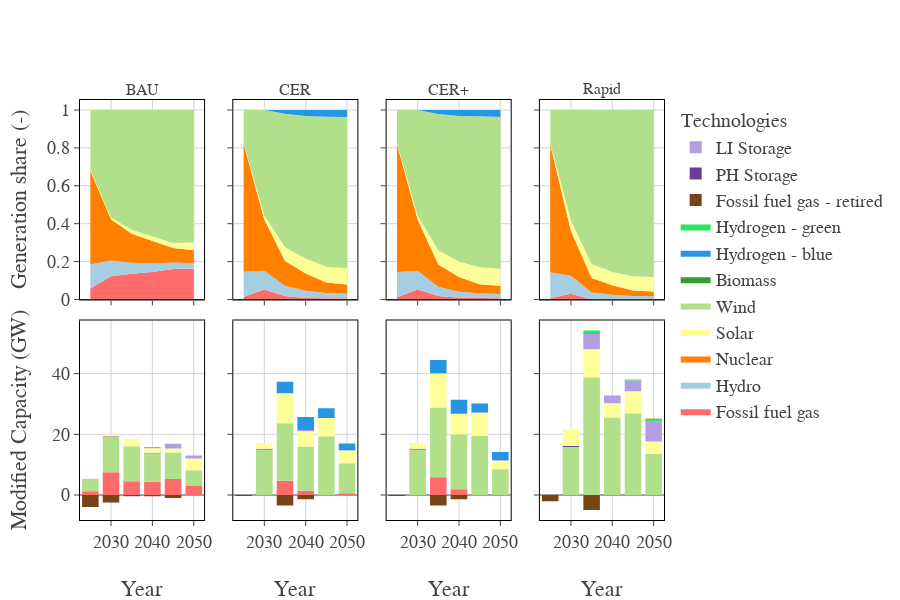

The notebook cell this image was saved under:
### Code cell
from plotly.subplots import make_subplots

nb_rows = 2 # the number of rows in your plot
nb_cols = 4 # the number of columns in your plot
copper_fig = make_subplots(rows=nb_rows, cols=nb_cols, shared_xaxes=True, vertical_spacing=0.05, subplot_titles=("BAU", "CER", "CER+", "Rapid"))

legend_entries = []
for i, data in enumerate(gen_sharefig.data):
    xax = data["xaxis"].replace("x","")
    xax = 1 if xax=="" else int(xax)
    data["legendgroup"] = "gentechs"
    data["legendgrouptitle_text"] = "Technologies"
    name = data["name"]
    show_legend = name not in legend_entries
    if show_legend:
        legend_entries.append(name)
    data["showlegend"] = show_legend
    copper_fig.add_trace(data, col=xax, row=1)

for i, data in enumerate(scen_cap_fig.data):
    xax = data["xaxis"].replace("x","")
    xax = 1 if xax=="" else int(xax)
    data["legendgroup"] = "gentechs"
    # data["legendgrouptitle_text"] = "Generators"
    name = data["name"]
    show_legend = name not in legend_entries
    if show_legend:
        legend_entries.append(name)
    data["showlegend"] = show_legend
    copper_fig.add_trace(data, col=xax, row=2)

for row in range(nb_rows):
    match_y = "y" if row == 0 else f"y{row * nb_cols + 1}"
    for col in range(nb_cols):
        copper_fig.update_yaxes(showticklabels=col==0,matches=match_y, row=row + 1, col=col + 1)
sciencify_plotly_fig(copper_fig)

copper_fig.update_layout(barmode='relative', width=900, height=600, 
    yaxis1_title="Generation share (-)",
    yaxis5_title="Modified Capacity (GW)",
    xaxis5_title="Year",
    xaxis6_title="Year",
    xaxis7_title="Year",
    xaxis8_title="Year",
    font_family="cm",
    font_size=18,
    legend_traceorder="reversed"
    )
copper_fig.write_image("copper_results.svg")
copper_fig

### Figure 1 — Plotly figure (JSON) as saved in the notebook; plotly's stock layout.template omitted (floating-point values rounded to 4 significant figures)
{"data": [{"fillcolor": "#ff6b6b", "fillpattern": {"shape": ""}, "hovertemplate": "Generator=Fossil fuel gas<br>scenario=BAU<br>pds=%{x}<br>value=%{y}<extra></extra>", "legendgroup": "gentechs", "legendgrouptitle": {"text": "Technologies"}, "line": {"color": "#ff6b6b", "width": 0}, "marker": {"symbol": "circle"}, "mode": "lines", "name": "Fossil fuel gas", "orientation": "v", "showlegend": true, "stackgroup": "1", "type": "scatter", "x": [2025, 2030, 2035, 2040, 2045, 2050], "xaxis": "x", "y": [0.05798, 0.1228, 0.1358, 0.1452, 0.1614, 0.1632], "yaxis": "y"}, {"fillcolor": "#ff6b6b", "fillpattern": {"shape": ""}, "hovertemplate": "Generator=Fossil fuel gas<br>scenario=CER<br>pds=%{x}<br>value=%{y}<extra></extra>", "legendgroup": "gentechs", "legendgrouptitle": {"text": "Technologies"}, "line": {"color": "#ff6b6b", "width": 0}, "marker": {"symbol": "circle"}, "mode": "lines", "name": "Fossil fuel gas", "orientation": "v", "showlegend": false, "stackgroup": "1", "type": "scatter", "x": [2025, 2030, 2035, 2040, 2045, 2050], "xaxis": "x2", "y": [0.0131, 0.05257, 0.01863, 0.008283, 0.006503, 0.006305], "yaxis": "y2"}, {"fillcolor": "#ff6b6b", "fillpattern": {"shape": ""}, "hovertemplate": "Generator=Fossil fuel gas<br>scenario=CER+<br>pds=%{x}<br>value=%{y}<extra></extra>", "legendgroup": "gentechs", "legendgrouptitle": {"text": "Technologies"}, "line": {"color": "#ff6b6b", "width": 0}, "marker": {"symbol": "circle"}, "mode": "lines", "name": "Fossil fuel gas", "orientation": "v", "showlegend": false, "stackgroup": "1", "type": "scatter", "x": [2025, 2030, 2035, 2040, 2045, 2050], "xaxis": "x3", "y": [0.0115, 0.05262, 0.019, 0.009247, 0.007375, 0.006664], "yaxis": "y3"}, {"fillcolor": "#ff6b6b", "fillpattern": {"shape": ""}, "hovertemplate": "Generator=Fossil fuel gas<br>scenario=Rapid<br>pds=%{x}<br>value=%{y}<extra></extra>", "legendgroup": "gentechs", "legendgrouptitle": {"text": "Technologies"}, "line": {"color": "#ff6b6b", "width": 0}, "marker": {"symbol": "circle"}, "mode": "lines", "name": "Fossil fuel gas", "orientation": "v", "showlegend": false, "stackgroup": "1", "type": "scatter", "x": [2025, 2030], "xaxis": "x4", "y": [0.006938, 0.03038], "yaxis": "y4"}, {"fillcolor": "#a6cee3", "fillpattern": {"shape": ""}, "hovertemplate": "Generator=Hydro<br>scenario=BAU<br>pds=%{x}<br>value=%{y}<extra></extra>", "legendgroup": "gentechs", "legendgrouptitle": {"text": "Technologies"}, "line": {"color": "#a6cee3", "width": 0}, "marker": {"symbol": "circle"}, "mode": "lines", "name": "Hydro", "orientation": "v", "showlegend": true, "stackgroup": "1", "type": "scatter", "x": [2025, 2030, 2035, 2040, 2045, 2050], "xaxis": "x", "y": [0.1277, 0.08284, 0.05758, 0.04446, 0.0335, 0.02849], "yaxis": "y"}, {"fillcolor": "#a6cee3", "fillpattern": {"shape": ""}, "hovertemplate": "Generator=Hydro<br>scenario=CER<br>pds=%{x}<br>value=%{y}<extra></extra>", "legendgroup": "gentechs", "legendgrouptitle": {"text": "Technologies"}, "line": {"color": "#a6cee3", "width": 0}, "marker": {"symbol": "circle"}, "mode": "lines", "name": "Hydro", "orientation": "v", "showlegend": false, "stackgroup": "1", "type": "scatter", "x": [2025, 2030, 2035, 2040, 2045, 2050], "xaxis": "x2", "y": [0.1338, 0.0994, 0.05382, 0.03813, 0.02772, 0.02449], "yaxis": "y2"}, {"fillcolor": "#a6cee3", "fillpattern": {"shape": ""}, "hovertemplate": "Generator=Hydro<br>scenario=CER+<br>pds=%{x}<br>value=%{y}<extra></extra>", "legendgroup": "gentechs", "legendgrouptitle": {"text": "Technologies"}, "line": {"color": "#a6cee3", "width": 0}, "marker": {"symbol": "circle"}, "mode": "lines", "name": "Hydro", "orientation": "v", "showlegend": false, "stackgroup": "1", "type": "scatter", "x": [2025, 2030, 2035, 2040, 2045, 2050], "xaxis": "x3", "y": [0.1343, 0.09939, 0.04808, 0.03207, 0.02512, 0.02283], "yaxis": "y3"}, {"fillcolor": "#a6cee3", "fillpattern": {"shape": ""}, "hovertemplate": "Generator=Hydro<br>scenario=Rapid<br>pds=%{x}<br>value=%{y}<extra></extra>", "legendgroup": "gentechs", "legendgrouptitle": {"text": "Technologies"}, "line": {"color": "#a6cee3", "width": 0}, "marker": {"symbol": "circle"}, "mode": "lines", "name": "Hydro", "orientation": "v", "showlegend": false, "stackgroup": "1", "type": "scatter", "x": [2025, 2030, 2035, 2040, 2045, 2050], "xaxis": "x4", "y": [0.1359, 0.09432, 0.03691, 0.0254, 0.01902, 0.01656], "yaxis": "y4"}, {"fillcolor": "#ff7f00", "fillpattern": {"shape": ""}, "hovertemplate": "Generator=Nuclear<br>scenario=BAU<br>pds=%{x}<br>value=%{y}<extra></extra>", "legendgroup": "gentechs", "legendgrouptitle": {"text": "Technologies"}, "line": {"color": "#ff7f00", "width": 0}, "marker": {"symbol": "circle"}, "mode": "lines", "name": "Nuclear", "orientation": "v", "showlegend": true, "stackgroup": "1", "type": "scatter", "x": [2025, 2030, 2035, 2040, 2045, 2050], "xaxis": "x", "y": [0.4951, 0.2179, 0.1541, 0.1194, 0.07651, 0.06824], "yaxis": "y"}, {"fillcolor": "#ff7f00", "fillpattern": {"shape": ""}, "hovertemplate": "Generator=Nuclear<br>scenario=CER<br>pds=%{x}<br>value=%{y}<extra></extra>", "legendgroup": "gentechs", "legendgrouptitle": {"text": "Technologies"}, "line": {"color": "#ff7f00", "width": 0}, "marker": {"symbol": "circle"}, "mode": "lines", "name": "Nuclear", "orientation": "v", "showlegend": false, "stackgroup": "1", "type": "scatter", "x": [2025, 2030, 2035, 2040, 2045, 2050], "xaxis": "x2", "y": [0.6749, 0.2705, 0.13, 0.0913, 0.05533, 0.04772], "yaxis": "y2"}, {"fillcolor": "#ff7f00", "fillpattern": {"shape": ""}, "hovertemplate": "Generator=Nuclear<br>scenario=CER+<br>pds=%{x}<br>value=%{y}<extra></extra>", "legendgroup": "gentechs", "legendgrouptitle": {"text": "Technologies"}, "line": {"color": "#ff7f00", "width": 0}, "marker": {"symbol": "circle"}, "mode": "lines", "name": "Nuclear", "orientation": "v", "showlegend": false, "stackgroup": "1", "type": "scatter", "x": [2025, 2030, 2035, 2040, 2045, 2050], "xaxis": "x3", "y": [0.6755, 0.2705, 0.117, 0.07749, 0.04742, 0.04283], "yaxis": "y3"}, {"fillcolor": "#ff7f00", "fillpattern": {"shape": ""}, "hovertemplate": "Generator=Nuclear<br>scenario=Rapid<br>pds=%{x}<br>value=%{y}<extra></extra>", "legendgroup": "gentechs", "legendgrouptitle": {"text": "Technologies"}, "line": {"color": "#ff7f00", "width": 0}, "marker": {"symbol": "circle"}, "mode": "lines", "name": "Nuclear", "orientation": "v", "showlegend": false, "stackgroup": "1", "type": "scatter", "x": [2025, 2030, 2035, 2040, 2045, 2050], "xaxis": "x4", "y": [0.6761, 0.2373, 0.07695, 0.04959, 0.02911, 0.02551], "yaxis": "y4"}, {"fillcolor": "#ffff99", "fillpattern": {"shape": ""}, "hovertemplate": "Generator=Solar<br>scenario=BAU<br>pds=%{x}<br>value=%{y}<extra></extra>", "legendgroup": "gentechs", "legendgrouptitle": {"text": "Technologies"}, "line": {"color": "#ffff99", "width": 0}, "marker": {"symbol": "circle"}, "mode": "lines", "name": "Solar", "orientation": "v", "showlegend": true, "stackgroup": "1", "type": "scatter", "x": [2025, 2030, 2035, 2040, 2045, 2050], "xaxis": "x", "y": [0.005366, 0.008992, 0.02101, 0.0242, 0.02668, 0.04043], "yaxis": "y"}, {"fillcolor": "#ffff99", "fillpattern": {"shape": ""}, "hovertemplate": "Generator=Solar<br>scenario=CER<br>pds=%{x}<br>value=%{y}<extra></extra>", "legendgroup": "gentechs", "legendgrouptitle": {"text": "Technologies"}, "line": {"color": "#ffff99", "width": 0}, "marker": {"symbol": "circle"}, "mode": "lines", "name": "Solar", "orientation": "v", "showlegend": false, "stackgroup": "1", "type": "scatter", "x": [2025, 2030, 2035, 2040, 2045, 2050], "xaxis": "x2", "y": [0.005623, 0.02094, 0.07335, 0.07884, 0.08385, 0.08663], "yaxis": "y2"}, {"fillcolor": "#ffff99", "fillpattern": {"shape": ""}, "hovertemplate": "Generator=Solar<br>scenario=CER+<br>pds=%{x}<br>value=%{y}<extra></extra>", "legendgroup": "gentechs", "legendgrouptitle": {"text": "Technologies"}, "line": {"color": "#ffff99", "width": 0}, "marker": {"symbol": "circle"}, "mode": "lines", "name": "Solar", "orientation": "v", "showlegend": false, "stackgroup": "1", "type": "scatter", "x": [2025, 2030, 2035, 2040, 2045, 2050], "xaxis": "x3", "y": [0.00564, 0.02092, 0.07476, 0.08171, 0.0896, 0.08949], "yaxis": "y3"}, {"fillcolor": "#ffff99", "fillpattern": {"shape": ""}, "hovertemplate": "Generator=Solar<br>scenario=Rapid<br>pds=%{x}<br>value=%{y}<extra></extra>", "legendgroup": "gentechs", "legendgrouptitle": {"text": "Technologies"}, "line": {"color": "#ffff99", "width": 0}, "marker": {"symbol": "circle"}, "mode": "lines", "name": "Solar", "orientation": "v", "showlegend": false, "stackgroup": "1", "type": "scatter", "x": [2025, 2030, 2035, 2040, 2045, 2050], "xaxis": "x4", "y": [0.005712, 0.05523, 0.07338, 0.06954, 0.07404, 0.07659], "yaxis": "y4"}, {"fillcolor": "#b2df8a", "fillpattern": {"shape": ""}, "hovertemplate": "Generator=Wind<br>scenario=BAU<br>pds=%{x}<br>value=%{y}<extra></extra>", "legendgroup": "gentechs", "legendgrouptitle": {"text": "Technologies"}, "line": {"color": "#b2df8a", "width": 0}, "marker": {"symbol": "circle"}, "mode": "lines", "name": "Wind", "orientation": "v", "showlegend": true, "stackgroup": "1", "type": "scatter", "x": [2025, 2030, 2035, 2040, 2045, 2050], "xaxis": "x", "y": [0.3138, 0.5675, 0.6315, 0.6668, 0.7019, 0.6997], "yaxis": "y"}, {"fillcolor": "#b2df8a", "fillpattern": {"shape": ""}, "hovertemplate": "Generator=Wind<br>scenario=CER<br>pds=%{x}<br>value=%{y}<extra></extra>", "legendgroup": "gentechs", "legendgrouptitle": {"text": "Technologies"}, "line": {"color": "#b2df8a", "width": 0}, "marker": {"symbol": "circle"}, "mode": "lines", "name": "Wind", "orientation": "v", "showlegend": false, "stackgroup": "1", "type": "scatter", "x": [2025, 2030, 2035, 2040, 2045, 2050], "xaxis": "x2", "y": [0.1726, 0.5566, 0.7044, 0.7511, 0.7913, 0.7974], "yaxis": "y2"}, {"fillcolor": "#b2df8a", "fillpattern": {"shape": ""}, "hovertemplate": "Generator=Wind<br>scenario=CER+<br>pds=%{x}<br>value=%{y}<extra></extra>", "legendgroup": "gentechs", "legendgrouptitle": {"text": "Technologies"}, "line": {"color": "#b2df8a", "width": 0}, "marker": {"symbol": "circle"}, "mode": "lines", "name": "Wind", "orientation": "v", "showlegend": false, "stackgroup": "1", "type": "scatter", "x": [2025, 2030, 2035, 2040, 2045, 2050], "xaxis": "x3", "y": [0.1731, 0.5566, 0.7201, 0.7674, 0.7969, 0.8008], "yaxis": "y3"}, {"fillcolor": "#b2df8a", "fillpattern": {"shape": ""}, "hovertemplate": "Generator=Wind<br>scenario=Rapid<br>pds=%{x}<br>value=%{y}<extra></extra>", "legendgroup": "gentechs", "legendgrouptitle": {"text": "Technologies"}, "line": {"color": "#b2df8a", "width": 0}, "marker": {"symbol": "circle"}, "mode": "lines", "name": "Wind", "orientation": "v", "showlegend": false, "stackgroup": "1", "type": "scatter", "x": [2025, 2030, 2035, 2040, 2045, 2050], "xaxis": "x4", "y": [0.1753, 0.5828, 0.8115, 0.8542, 0.8766, 0.8796], "yaxis": "y4"}, {"fillcolor": "#33a02c", "fillpattern": {"shape": ""}, "hovertemplate": "Generator=Biomass<br>scenario=Rapid<br>pds=%{x}<br>value=%{y}<extra></extra>", "legendgroup": "gentechs", "legendgrouptitle": {"text": "Technologies"}, "line": {"color": "#33a02c", "width": 0}, "marker": {"symbol": "circle"}, "mode": "lines", "name": "Biomass", "orientation": "v", "showlegend": true, "stackgroup": "1", "type": "scatter", "x": [2035, 2040, 2045, 2050], "xaxis": "x4", "y": [0.001019, 0.0007706, 0.000587, 0.0006341], "yaxis": "y4"}, {"fillcolor": "#2496e3", "fillpattern": {"shape": ""}, "hovertemplate": "Generator=Hydrogen - blue<br>scenario=CER<br>pds=%{x}<br>value=%{y}<extra></extra>", "legendgroup": "gentechs", "legendgrouptitle": {"text": "Technologies"}, "line": {"color": "#2496e3", "width": 0}, "marker": {"symbol": "circle"}, "mode": "lines", "name": "Hydrogen - blue", "orientation": "v", "showlegend": true, "stackgroup": "1", "type": "scatter", "x": [2035, 2040, 2045, 2050], "xaxis": "x2", "y": [0.0198, 0.03239, 0.03534, 0.03743], "yaxis": "y2"}, {"fillcolor": "#2496e3", "fillpattern": {"shape": ""}, "hovertemplate": "Generator=Hydrogen - blue<br>scenario=CER+<br>pds=%{x}<br>value=%{y}<extra></extra>", "legendgroup": "gentechs", "legendgrouptitle": {"text": "Technologies"}, "line": {"color": "#2496e3", "width": 0}, "marker": {"symbol": "circle"}, "mode": "lines", "name": "Hydrogen - blue", "orientation": "v", "showlegend": false, "stackgroup": "1", "type": "scatter", "x": [2035, 2040, 2045, 2050], "xaxis": "x3", "y": [0.02107, 0.03203, 0.03363, 0.03736], "yaxis": "y3"}, {"fillcolor": "#2de35e", "fillpattern": {"shape": ""}, "hovertemplate": "Generator=Hydrogen - green<br>scenario=Rapid<br>pds=%{x}<br>value=%{y}<extra></extra>", "legendgroup": "gentechs", "legendgrouptitle": {"text": "Technologies"}, "line": {"color": "#2de35e", "width": 0}, "marker": {"symbol": "circle"}, "mode": "lines", "name": "Hydrogen - green", "orientation": "v", "showlegend": true, "stackgroup": "1", "type": "scatter", "x": [2035, 2040, 2045, 2050], "xaxis": "x4", "y": [0.0002261, 0.0005035, 0.0006541, 0.001121], "yaxis": "y4"}, {"alignmentgroup": "True", "hovertemplate": "Generator=Fossil fuel gas<br>scenario=BAU<br>pds=%{x}<br>Capacity (GW)=%{y}<extra></extra>", "legendgroup": "gentechs", "marker": {"color": "#ff6b6b", "pattern": {"shape": ""}}, "name": "Fossil fuel gas", "offsetgroup": "Fossil fuel gas", "orientation": "v", "showlegend": false, "textposition": "auto", "type": "bar", "x": [2025, 2030, 2035, 2040, 2045, 2050], "xaxis": "x5", "y": [1.275, 7.505, 4.502, 4.349, 5.294, 2.958], "yaxis": "y5"}, {"alignmentgroup": "True", "hovertemplate": "Generator=Fossil fuel gas<br>scenario=CER<br>pds=%{x}<br>Capacity (GW)=%{y}<extra></extra>", "legendgroup": "gentechs", "marker": {"color": "#ff6b6b", "pattern": {"shape": ""}}, "name": "Fossil fuel gas", "offsetgroup": "Fossil fuel gas", "orientation": "v", "showlegend": false, "textposition": "auto", "type": "bar", "x": [2035, 2040, 2050], "xaxis": "x6", "y": [4.736, 1.382, 0.6134], "yaxis": "y6"}, {"alignmentgroup": "True", "hovertemplate": "Generator=Fossil fuel gas<br>scenario=CER+<br>pds=%{x}<br>Capacity (GW)=%{y}<extra></extra>", "legendgroup": "gentechs", "marker": {"color": "#ff6b6b", "pattern": {"shape": ""}}, "name": "Fossil fuel gas", "offsetgroup": "Fossil fuel gas", "orientation": "v", "showlegend": false, "textposition": "auto", "type": "bar", "x": [2035, 2040], "xaxis": "x7", "y": [5.813, 1.857], "yaxis": "y7"}, {"alignmentgroup": "True", "hovertemplate": "Generator=Fossil fuel gas - retired<br>scenario=BAU<br>pds=%{x}<br>Capacity (GW)=%{y}<extra></extra>", "legendgroup": "gentechs", "marker": {"color": "#784315", "pattern": {"shape": ""}}, "name": "Fossil fuel gas - retired", "offsetgroup": "Fossil fuel gas - retired", "orientation": "v", "showlegend": true, "textposition": "auto", "type": "bar", "x": [2025, 2030, 2035, 2040, 2045], "xaxis": "x5", "y": [-3.971, -2.441, -0.433, -0.3881, -0.978], "yaxis": "y5"}, {"alignmentgroup": "True", "hovertemplate": "Generator=Fossil fuel gas - retired<br>scenario=CER<br>pds=%{x}<br>Capacity (GW)=%{y}<extra></extra>", "legendgroup": "gentechs", "marker": {"color": "#784315", "pattern": {"shape": ""}}, "name": "Fossil fuel gas - retired", "offsetgroup": "Fossil fuel gas - retired", "orientation": "v", "showlegend": false, "textposition": "auto", "type": "bar", "x": [2025, 2035, 2040], "xaxis": "x6", "y": [-0.3395, -3.422, -1.407], "yaxis": "y6"}, {"alignmentgroup": "True", "hovertemplate": "Generator=Fossil fuel gas - retired<br>scenario=CER+<br>pds=%{x}<br>Capacity (GW)=%{y}<extra></extra>", "legendgroup": "gentechs", "marker": {"color": "#784315", "pattern": {"shape": ""}}, "name": "Fossil fuel gas - retired", "offsetgroup": "Fossil fuel gas - retired", "orientation": "v", "showlegend": false, "textposition": "auto", "type": "bar", "x": [2025, 2035, 2040], "xaxis": "x7", "y": [-0.3351, -3.426, -1.407], "yaxis": "y7"}, {"alignmentgroup": "True", "hovertemplate": "Generator=Fossil fuel gas - retired<br>scenario=Rapid<br>pds=%{x}<br>Capacity (GW)=%{y}<extra></extra>", "legendgroup": "gentechs", "marker": {"color": "#784315", "pattern": {"shape": ""}}, "name": "Fossil fuel gas - retired", "offsetgroup": "Fossil fuel gas - retired", "orientation": "v", "showlegend": false, "textposition": "auto", "type": "bar", "x": [2025, 2035], "xaxis": "x8", "y": [-2.039, -4.951], "yaxis": "y8"}, {"alignmentgroup": "True", "hovertemplate": "Generator=Wind<br>scenario=BAU<br>pds=%{x}<br>Capacity (GW)=%{y}<extra></extra>", "legendgroup": "gentechs", "marker": {"color": "#b2df8a", "pattern": {"shape": ""}}, "name": "Wind", "offsetgroup": "Wind", "orientation": "v", "showlegend": false, "textposition": "auto", "type": "bar", "x": [2025, 2030, 2035, 2040, 2045, 2050], "xaxis": "x5", "y": [4.109, 11.73, 11.57, 9.401, 8.684, 5.175], "yaxis": "y5"}, {"alignmentgroup": "True", "hovertemplate": "Generator=Wind<br>scenario=CER<br>pds=%{x}<br>Capacity (GW)=%{y}<extra></extra>", "legendgroup": "gentechs", "marker": {"color": "#b2df8a", "pattern": {"shape": ""}}, "name": "Wind", "offsetgroup": "Wind", "orientation": "v", "showlegend": false, "textposition": "auto", "type": "bar", "x": [2030, 2035, 2040, 2045, 2050], "xaxis": "x6", "y": [14.98, 18.95, 14.63, 19.37, 9.871], "yaxis": "y6"}, {"alignmentgroup": "True", "hovertemplate": "Generator=Wind<br>scenario=CER+<br>pds=%{x}<br>Capacity (GW)=%{y}<extra></extra>", "legendgroup": "gentechs", "marker": {"color": "#b2df8a", "pattern": {"shape": ""}}, "name": "Wind", "offsetgroup": "Wind", "orientation": "v", "showlegend": false, "textposition": "auto", "type": "bar", "x": [2030, 2035, 2040, 2045, 2050], "xaxis": "x7", "y": [14.98, 23.04, 18.17, 19.54, 8.458], "yaxis": "y7"}, {"alignmentgroup": "True", "hovertemplate": "Generator=Wind<br>scenario=Rapid<br>pds=%{x}<br>Capacity (GW)=%{y}<extra></extra>", "legendgroup": "gentechs", "marker": {"color": "#b2df8a", "pattern": {"shape": ""}}, "name": "Wind", "offsetgroup": "Wind", "orientation": "v", "showlegend": false, "textposition": "auto", "type": "bar", "x": [2030, 2035, 2040, 2045, 2050], "xaxis": "x8", "y": [15.86, 38.8, 25.52, 26.96, 13.5], "yaxis": "y8"}, {"alignmentgroup": "True", "hovertemplate": "Generator=PH Storage<br>scenario=BAU<br>pds=%{x}<br>Capacity (GW)=%{y}<extra></extra>", "legendgroup": "gentechs", "marker": {"color": "#6a3d9a", "pattern": {"shape": ""}}, "name": "PH Storage", "offsetgroup": "PH Storage", "orientation": "v", "showlegend": true, "textposition": "auto", "type": "bar", "x": [2030, 2040], "xaxis": "x5", "y": [0.09899, 0.1846], "yaxis": "y5"}, {"alignmentgroup": "True", "hovertemplate": "Generator=PH Storage<br>scenario=CER<br>pds=%{x}<br>Capacity (GW)=%{y}<extra></extra>", "legendgroup": "gentechs", "marker": {"color": "#6a3d9a", "pattern": {"shape": ""}}, "name": "PH Storage", "offsetgroup": "PH Storage", "orientation": "v", "showlegend": false, "textposition": "auto", "type": "bar", "x": [2030], "xaxis": "x6", "y": [0.2836], "yaxis": "y6"}, {"alignmentgroup": "True", "hovertemplate": "Generator=PH Storage<br>scenario=CER+<br>pds=%{x}<br>Capacity (GW)=%{y}<extra></extra>", "legendgroup": "gentechs", "marker": {"color": "#6a3d9a", "pattern": {"shape": ""}}, "name": "PH Storage", "offsetgroup": "PH Storage", "orientation": "v", "showlegend": false, "textposition": "auto", "type": "bar", "x": [2030], "xaxis": "x7", "y": [0.2836], "yaxis": "y7"}, {"alignmentgroup": "True", "hovertemplate": "Generator=PH Storage<br>scenario=Rapid<br>pds=%{x}<br>Capacity (GW)=%{y}<extra></extra>", "legendgroup": "gentechs", "marker": {"color": "#6a3d9a", "pattern": {"shape": ""}}, "name": "PH Storage", "offsetgroup": "PH Storage", "orientation": "v", "showlegend": false, "textposition": "auto", "type": "bar", "x": [2030], "xaxis": "x8", "y": [0.2836], "yaxis": "y8"}, {"alignmentgroup": "True", "hovertemplate": "Generator=Solar<br>scenario=BAU<br>pds=%{x}<br>Capacity (GW)=%{y}<extra></extra>", "legendgroup": "gentechs", "marker": {"color": "#ffff99", "pattern": {"shape": ""}}, "name": "Solar", "offsetgroup": "Solar", "orientation": "v", "showlegend": false, "textposition": "auto", "type": "bar", "x": [2030, 2035, 2040, 2045, 2050], "xaxis": "x5", "y": [0.6039, 2.359, 1.478, 1.319, 3.931], "yaxis": "y5"}, {"alignmentgroup": "True", "hovertemplate": "Generator=Solar<br>scenario=CER<br>pds=%{x}<br>Capacity (GW)=%{y}<extra></extra>", "legendgroup": "gentechs", "marker": {"color": "#ffff99", "pattern": {"shape": ""}}, "name": "Solar", "offsetgroup": "Solar", "orientation": "v", "showlegend": false, "textposition": "auto", "type": "bar", "x": [2030, 2035, 2040, 2045, 2050], "xaxis": "x6", "y": [1.869, 9.861, 5.028, 6.047, 4.167], "yaxis": "y6"}, {"alignmentgroup": "True", "hovertemplate": "Generator=Solar<br>scenario=CER+<br>pds=%{x}<br>Capacity (GW)=%{y}<extra></extra>", "legendgroup": "gentechs", "marker": {"color": "#ffff99", "pattern": {"shape": ""}}, "name": "Solar", "offsetgroup": "Solar", "orientation": "v", "showlegend": false, "textposition": "auto", "type": "bar", "x": [2030, 2035, 2040, 2045, 2050], "xaxis": "x7", "y": [1.868, 11.2, 6.726, 7.509, 2.831], "yaxis": "y7"}, {"alignmentgroup": "True", "hovertemplate": "Generator=Solar<br>scenario=Rapid<br>pds=%{x}<br>Capacity (GW)=%{y}<extra></extra>", "legendgroup": "gentechs", "marker": {"color": "#ffff99", "pattern": {"shape": ""}}, "name": "Solar", "offsetgroup": "Solar", "orientation": "v", "showlegend": false, "textposition": "auto", "type": "bar", "x": [2030, 2035, 2040, 2045, 2050], "xaxis": "x8", "y": [5.552, 9.191, 4.732, 7.272, 4.138], "yaxis": "y8"}, {"alignmentgroup": "True", "hovertemplate": "Generator=LI Storage<br>scenario=BAU<br>pds=%{x}<br>Capacity (GW)=%{y}<extra></extra>", "legendgroup": "gentechs", "marker": {"color": "#B39DE3", "pattern": {"shape": ""}}, "name": "LI Storage", "offsetgroup": "LI Storage", "orientation": "v", "showlegend": true, "textposition": "auto", "type": "bar", "x": [2040, 2045, 2050], "xaxis": "x5", "y": [0.4386, 1.592, 0.9692], "yaxis": "y5"}, {"alignmentgroup": "True", "hovertemplate": "Generator=LI Storage<br>scenario=CER<br>pds=%{x}<br>Capacity (GW)=%{y}<extra></extra>", "legendgroup": "gentechs", "marker": {"color": "#B39DE3", "pattern": {"shape": ""}}, "name": "LI Storage", "offsetgroup": "LI Storage", "orientation": "v", "showlegend": false, "textposition": "auto", "type": "bar", "x": [2040, 2050], "xaxis": "x6", "y": [0.3402, 0.06228], "yaxis": "y6"}, {"alignmentgroup": "True", "hovertemplate": "Generator=LI Storage<br>scenario=CER+<br>pds=%{x}<br>Capacity (GW)=%{y}<extra></extra>", "legendgroup": "gentechs", "marker": {"color": "#B39DE3", "pattern": {"shape": ""}}, "name": "LI Storage", "offsetgroup": "LI Storage", "orientation": "v", "showlegend": false, "textposition": "auto", "type": "bar", "x": [2035, 2045, 2050], "xaxis": "x7", "y": [0.05721, 0.2589, 0.1633], "yaxis": "y7"}, {"alignmentgroup": "True", "hovertemplate": "Generator=LI Storage<br>scenario=Rapid<br>pds=%{x}<br>Capacity (GW)=%{y}<extra></extra>", "legendgroup": "gentechs", "marker": {"color": "#B39DE3", "pattern": {"shape": ""}}, "name": "LI Storage", "offsetgroup": "LI Storage", "orientation": "v", "showlegend": false, "textposition": "auto", "type": "bar", "x": [2035, 2040, 2045, 2050], "xaxis": "x8", "y": [5.099, 2.568, 3.466, 6.601], "yaxis": "y8"}, {"alignmentgroup": "True", "hovertemplate": "Generator=Hydrogen - blue<br>scenario=CER<br>pds=%{x}<br>Capacity (GW)=%{y}<extra></extra>", "legendgroup": "gentechs", "marker": {"color": "#2496e3", "pattern": {"shape": ""}}, "name": "Hydrogen - blue", "offsetgroup": "Hydrogen - blue", "orientation": "v", "showlegend": false, "textposition": "auto", "type": "bar", "x": [2035, 2040, 2045, 2050], "xaxis": "x6", "y": [3.803, 4.333, 3.17, 2.281], "yaxis": "y6"}, {"alignmentgroup": "True", "hovertemplate": "Generator=Hydrogen - blue<br>scenario=CER+<br>pds=%{x}<br>Capacity (GW)=%{y}<extra></extra>", "legendgroup": "gentechs", "marker": {"color": "#2496e3", "pattern": {"shape": ""}}, "name": "Hydrogen - blue", "offsetgroup": "Hydrogen - blue", "orientation": "v", "showlegend": false, "textposition": "auto", "type": "bar", "x": [2035, 2040, 2045, 2050], "xaxis": "x7", "y": [4.408, 4.625, 2.859, 2.728], "yaxis": "y7"}, {"alignmentgroup": "True", "hovertemplate": "Generator=Biomass<br>scenario=Rapid<br>pds=%{x}<br>Capacity (GW)=%{y}<extra></extra>", "legendgroup": "gentechs", "marker": {"color": "#33a02c", "pattern": {"shape": ""}}, "name": "Biomass", "offsetgroup": "Biomass", "orientation": "v", "showlegend": false, "textposition": "auto", "type": "bar", "x": [2035], "xaxis": "x8", "y": [0.2453], "yaxis": "y8"}, {"alignmentgroup": "True", "hovertemplate": "Generator=Hydrogen - green<br>scenario=Rapid<br>pds=%{x}<br>Capacity (GW)=%{y}<extra></extra>", "legendgroup": "gentechs", "marker": {"color": "#2de35e", "pattern": {"shape": ""}}, "name": "Hydrogen - green", "offsetgroup": "Hydrogen - green", "orientation": "v", "showlegend": false, "textposition": "auto", "type": "bar", "x": [2035, 2045, 2050], "xaxis": "x8", "y": [0.8837, 0.3651, 0.9008], "yaxis": "y8"}, {"alignmentgroup": "True", "hovertemplate": "Generator=Nuclear<br>scenario=Rapid<br>pds=%{x}<br>Capacity (GW)=%{y}<extra></extra>", "legendgroup": "gentechs", "marker": {"color": "#ff7f00", "pattern": {"shape": ""}}, "name": "Nuclear", "offsetgroup": "Nuclear", "orientation": "v", "showlegend": false, "textposition": "auto", "type": "bar", "x": [2050], "xaxis": "x8", "y": [0.05585], "yaxis": "y8"}], "layout": {"annotations": [{"font": {"size": 16}, "showarrow": false, "text": "BAU", "x": 0.1062, "xanchor": "center", "xref": "paper", "y": 1, "yanchor": "bottom", "yref": "paper"}, {"font": {"size": 16}, "showarrow": false, "text": "CER", "x": 0.3688, "xanchor": "center", "xref": "paper", "y": 1, "yanchor": "bottom", "yref": "paper"}, {"font": {"size": 16}, "showarrow": false, "text": "CER+", "x": 0.6313, "xanchor": "center", "xref": "paper", "y": 1, "yanchor": "bottom", "yref": "paper"}, {"font": {"size": 16}, "showarrow": false, "text": "Rapid", "x": 0.8938, "xanchor": "center", "xref": "paper", "y": 1, "yanchor": "bottom", "yref": "paper"}], "barmode": "relative", "font": {"family": "cm", "size": 18}, "height": 600, "legend": {"traceorder": "reversed"}, "plot_bgcolor": "white", "width": 900, "xaxis": {"anchor": "y", "domain": [0, 0.2125], "gridcolor": "lightgrey", "linecolor": "black", "matches": "x5", "mirror": true, "showline": true, "showticklabels": false, "ticks": "outside"}, "xaxis2": {"anchor": "y2", "domain": [0.2625, 0.475], "gridcolor": "lightgrey", "linecolor": "black", "matches": "x6", "mirror": true, "showline": true, "showticklabels": false, "ticks": "outside"}, "xaxis3": {"anchor": "y3", "domain": [0.525, 0.7375], "gridcolor": "lightgrey", "linecolor": "black", "matches": "x7", "mirror": true, "showline": true, "showticklabels": false, "ticks": "outside"}, "xaxis4": {"anchor": "y4", "domain": [0.7875, 1], "gridcolor": "lightgrey", "linecolor": "black", "matches": "x8", "mirror": true, "showline": true, "showticklabels": false, "ticks": "outside"}, "xaxis5": {"anchor": "y5", "domain": [0, 0.2125], "gridcolor": "lightgrey", "linecolor": "black", "mirror": true, "showline": true, "ticks": "outside", "title": {"text": "Year"}}, "xaxis6": {"anchor": "y6", "domain": [0.2625, 0.475], "gridcolor": "lightgrey", "linecolor": "black", "mirror": true, "showline": true, "ticks": "outside", "title": {"text": "Year"}}, "xaxis7": {"anchor": "y7", "domain": [0.525, 0.7375], "gridcolor": "lightgrey", "linecolor": "black", "mirror": true, "showline": true, "ticks": "outside", "title": {"text": "Year"}}, "xaxis8": {"anchor": "y8", "domain": [0.7875, 1], "gridcolor": "lightgrey", "linecolor": "black", "mirror": true, "showline": true, "ticks": "outside", "title": {"text": "Year"}}, "yaxis": {"anchor": "x", "domain": [0.525, 1], "gridcolor": "lightgrey", "linecolor": "black", "matches": "y", "mirror": true, "showline": true, "showticklabels": true, "ticks": "outside", "title": {"text": "Generation share (-)"}}, "yaxis2": {"anchor": "x2", "domain": [0.525, 1], "gridcolor": "lightgrey", "linecolor": "black", "matches": "y", "mirror": true, "showline": true, "showticklabels": false, "ticks": "outside"}, "yaxis3": {"anchor": "x3", "domain": [0.525, 1], "gridcolor": "lightgrey", "linecolor": "black", "matches": "y", "mirror": true, "showline": true, "showticklabels": false, "ticks": "outside"}, "yaxis4": {"anchor": "x4", "domain": [0.525, 1], "gridcolor": "lightgrey", "linecolor": "black", "matches": "y", "mirror": true, "showline": true, "showticklabels": false, "ticks": "outside"}, "yaxis5": {"anchor": "x5", "domain": [0, 0.475], "gridcolor": "lightgrey", "linecolor": "black", "matches": "y5", "mirror": true, "showline": true, "showticklabels": true, "ticks": "outside", "title": {"text": "Modified Capacity (GW)"}}, "yaxis6": {"anchor": "x6", "domain": [0, 0.475], "gridcolor": "lightgrey", "linecolor": "black", "matches": "y5", "mirror": true, "showline": true, "showticklabels": false, "ticks": "outside"}, "yaxis7": {"anchor": "x7", "domain": [0, 0.475], "gridcolor": "lightgrey", "linecolor": "black", "matches": "y5", "mirror": true, "showline": true, "showticklabels": false, "ticks": "outside"}, "yaxis8": {"anchor": "x8", "domain": [0, 0.475], "gridcolor": "lightgrey", "linecolor": "black", "matches": "y5", "mirror": true, "showline": true, "showticklabels": false, "ticks": "outside"}}}
